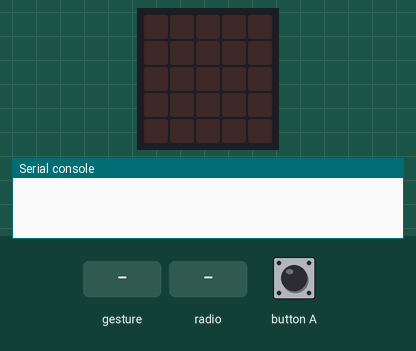
Recording of a program running on a simulated BBC micro:bit (MakeCode). Shown: the board's 5×5 LED display, the last lines printed to the serial console. The test bench sets the inputs (shaded band). Random numbers come from a fixed seed; no radio messages arrive unless stated (any console line starting 'radio sent:' is added by the test bench); a tilt is held for 1.5 s and a shake lasts 1 s, then the board lies face up again.

Above: at 1.2 s.
1.3 s: gesture 'shake'
At 2.2 s:
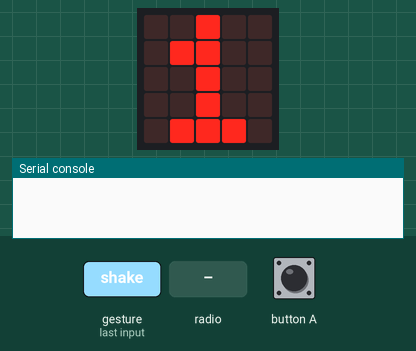
3.0 s: button A pressed for 0.15 s
At 4.1 s:
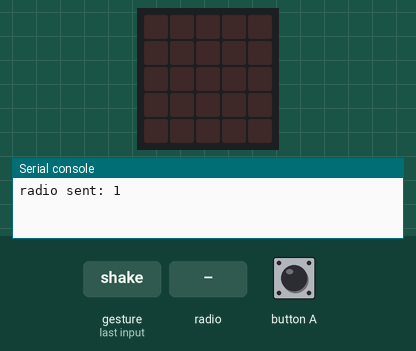
4.6 s: radio message "1" arrives
At 6.0 s:
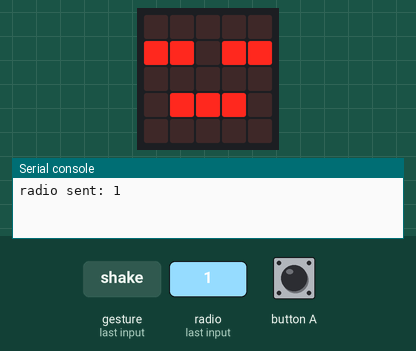
6.4 s: radio message "0" arrives
At 7.4 s:
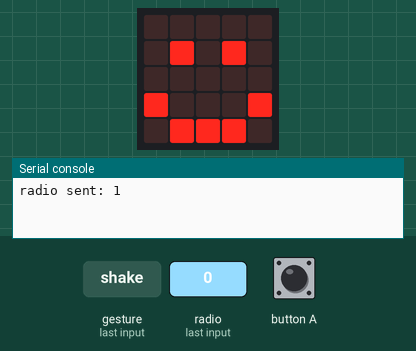
8.2 s: radio message "5" arrives
At 9.9 s:
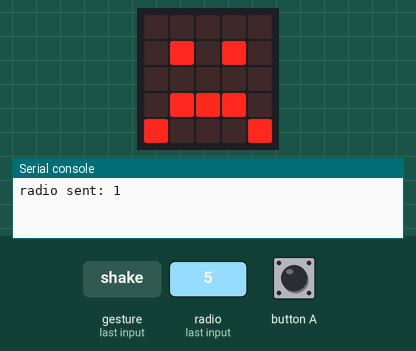
Timing chart, 0 to 11.0 s (numbered marks = the images above; inputs shaded):
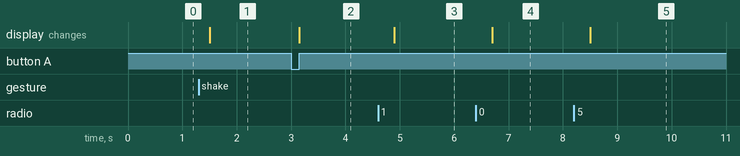

The program:

main.ts
```typescript
radio.onReceivedNumber(function (receivedNumber) {
    MakrinoApotelesma = receivedNumber
    basic.pause(300)
    if (Apotelesma < MakrinoApotelesma) {
        basic.showIcon(IconNames.Sad)
    }
    if (Apotelesma > MakrinoApotelesma) {
        basic.showIcon(IconNames.Happy)
    }
    if (Apotelesma == MakrinoApotelesma) {
        basic.showIcon(IconNames.Asleep)
    }
})
input.onGesture(Gesture.Shake, function () {
    Apotelesma = randint(0, 3)
    Timi = 1
    basic.showNumber(Apotelesma)
    radio.sendNumber(Apotelesma)
})
input.onButtonPressed(Button.A, function () {
    basic.clearScreen()
})
let Timi = 0
let Apotelesma = 0
let MakrinoApotelesma = 0
radio.setGroup(1)
basic.forever(function () {

})
```

test.ts
```typescript
// οι δοκιμές πηγαίνουν εδώ, δεν θα γίνει εκτέλεση όταν αυτό το πακέτο χρησιμοποιηθεί ως επέκταση.
```

Measured:
- after the input at 1.3 s, the display: changes after 0.20 s (image 1)
- after the input at 3.0 s, the display: changes after 0.15 s (image 2)
- after the input at 4.6 s, the display: changes after 0.30 s (image 3)
- after the input at 6.4 s, the display: changes after 0.30 s (image 4)
- after the input at 8.2 s, the display: changes after 0.30 s (image 5)
